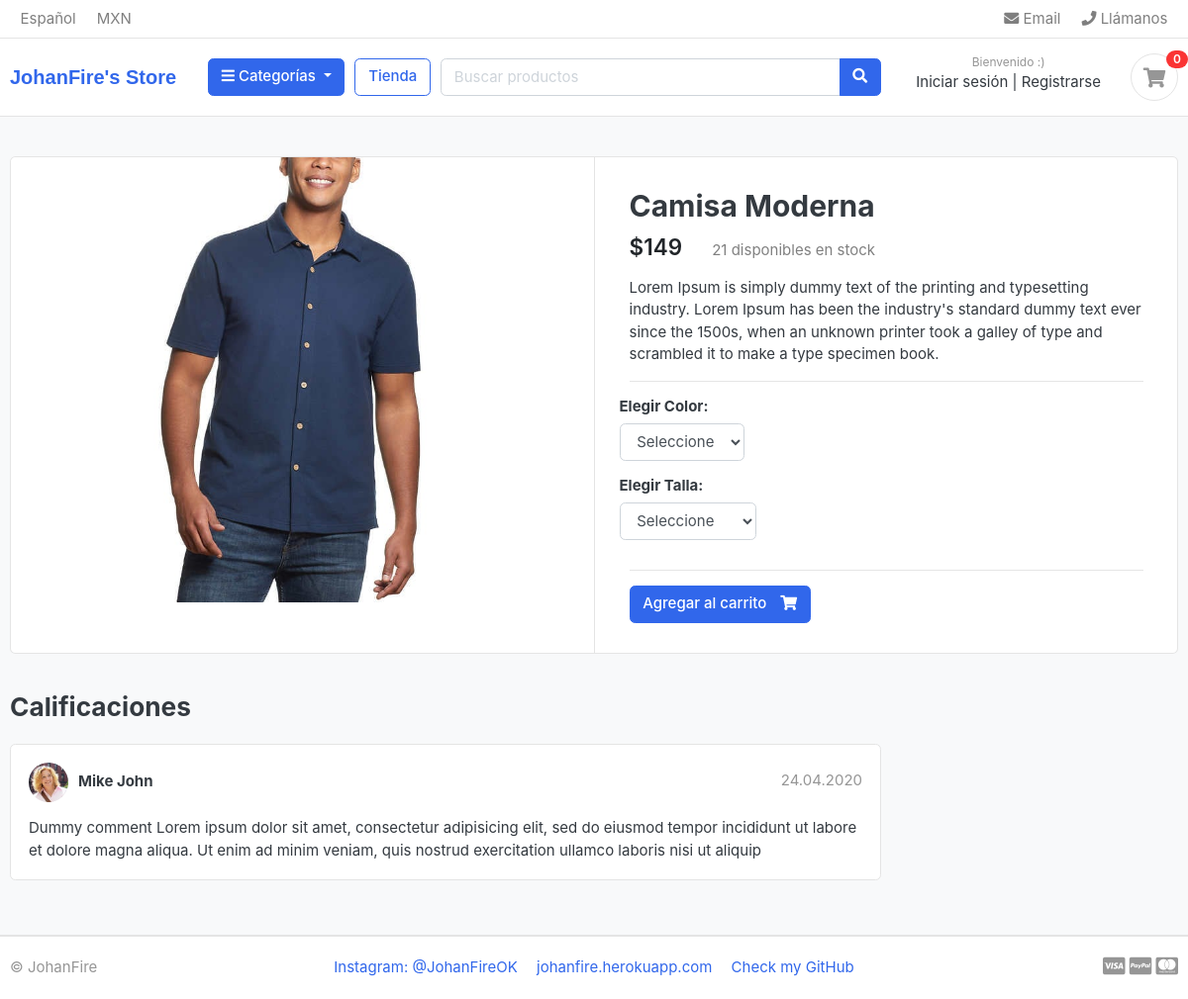
The app's page /store/category/ropa-de-verano/camisa-moderna/ with its own data.
### store/models.py (models this page shows, shortened)
class Product(models.Model):
    product_name = models.CharField(max_length=200, unique=True)
    slug = models.CharField(max_length=200, unique=True)
    description = models.TextField(max_length=500, blank=True)
    price = models.IntegerField()
    images = models.ImageField(upload_to='photos/products', blank=True)
    stock = models.IntegerField()
    is_available = models.BooleanField(default=True)
    category = models.ForeignKey(Category, on_delete=models.CASCADE) # ([relation with 'Category'], delete products related to this category)
    created_date = models.DateTimeField(auto_now_add = True)
    modified_date = models.DateTimeField(auto_now = True)

### store/views.py (the view)
# urls.py: path("category/<slug:category_slug>/<slug:product_slug>/", views.product_detail, name="product_detail"),
def product_detail(request, category_slug, product_slug):
    try:
        single_product = Product.objects.get(category__slug=category_slug, slug=product_slug) # "...__..." double line means to get the value of the field
        in_cart = CartItem.objects.filter(cart__cart_id=_cart_id(request), product=single_product).exists()
    except Exception as e:
        raise e
    context = {
        "single_product": single_product,
        "in_cart": in_cart,
    }
    return render(request, "store/product_detail.html", context)

### carts/context_processors.py (called while the page is built)
def cart_counter(request):
    cart_count = 0
    try:
        cart = Cart.objects.filter(cart_id = _cart_id(request))
        cart_items = CartItem.objects.all().filter(cart=cart[:1]) # :1 = will return only 1 element
        for cart_item in cart_items:
            cart_count += cart_item.quantity
    except Cart.DoesNotExist:
        cart_count = 0
    return dict(cart_count=cart_count)

### carts/views.py (called while the page is built)
def _cart_id(request):
    cart = request.session.session_key
    if not cart:
        cart = request.session.create()
    return cart

### category/context_processors.py (called while the page is built)
def menu_links(request):
    links = Category.objects.all()
    return dict(links=links)

### category/models.py (called while the page is built)
    def get_url(self):
        return reverse("products_by_category", args=[self.slug])

### store/models.py (called while the page is built)
    def colors(self):
        return super(VariationManager, self).filter(variation_category="color", is_active=True)

    def tallas(self):
        return super(VariationManager, self).filter(variation_category="talla", is_active=True)

### templates/store/product_detail.html (shortened to what this page needs)
{% extends 'base.html' %}
{% block content %}
<section class="section-content padding-y bg">
    <div class="container">
    <div class="card">
        <div class="row no-gutters">
            <aside class="col-md-6">
    <article class="gallery-wrap">
        <div class="img-big-wrap">
           <a href="#"><img src="{{ single_product.images.url }}"></a>
        </div>
    </article>
        </aside>
        <main class="col-md-6 border-left">
    <form action="{% url 'add_cart' single_product.id %}" method="post">
        <article class="content-body">
            <h2 class="title">{{ single_product.product_name }}</h2>
            <div class="mb-3">
                <var class="price h4">${{ single_product.price }}</var>
                {% if single_product.stock <= 0 %}
                    <var style="margin-left: 5%; color: gray;">No hay stock por el momento</var>
                {% else %}
                    <var style="margin-left: 5%; color: gray;">{{single_product.stock}} disponibles en stock </var>
                {% endif %}
            </div>
            <p>{{ single_product.description }}</p>
            <hr>
                <div class="row">
                    <div class="item-option-select">
                        <h6>Elegir Color:</h6>
                        <select name="color" class="form-control" required>
                            <option value="" disabled selected>Seleccione</option>
                        </select>
                    </div>
                </div>
                <div class="row">
                    <div class="item-option-select">
                        <h6>Elegir Talla:</h6>
                        <select name="talla" class="form-control" required>
                            <option value="" disabled selected>Seleccione</option>
                        </select>
                    </div>
                </div>
                <hr>
                {% if single_product.stock <= 0 %}
                    <a class="btn  btn-primary" style="background-color: gray;"> <span class="text">Producto fuera de stock</span></a>
                {% else %}
                    {% if in_cart %}
                        <a href="{% url 'cart' %}" class="btn  btn-success"> <span class="text">Producto agregado al carrito</span> <i class="fas fa-check"></i>  </a>
                        <a href="{% url 'cart' %}" class="btn  btn-outline-primary"> <span class="text">Ver carrito</span> <i class="fas fa-eye"></i>  </a>
                    {% else %}
                        <button type="submit" class="btn  btn-primary"> <span class="text">Agregar al carrito</span> <i class="fas fa-shopping-cart"></i>  </bu>
                    {% endif %}
                {% endif %}
        </article>
    </form>
            </main>
        </div>
    </div>
    <br>
    <div class="row">
                <div class="col-md-9">
        <header class="section-heading">
            <h3>Calificaciones</h3>
        </header>
        <article class="box mb-3">
            <div class="icontext w-100">
                <img src="./images/avatars/avatar1.jpg" class="img-xs icon rounded-circle">
                <div class="text">
                    <span class="date text-muted float-md-right">24.04.2020 </span>
                    <h6 class="mb-1">Mike John </h6>
                </div>
            </div>
            <div class="mt-3">
                <p>
                    Dummy comment Lorem ipsum dolor sit amet, consectetur adipisicing elit, sed do eiusmod
                    tempor incididunt ut labore et dolore magna aliqua. Ut enim ad minim veniam,
                    quis nostrud exercitation ullamco laboris nisi ut aliquip
                </p>
            </div>
        </article>
        </div>
    </div>
    </div>
    </section>
{% endblock %}

### static/css/ui.css (style rules this page uses)
html { font-family: "Inter", sans-serif; font-size: 15px; }
.content-body { flex: 1 1 auto; padding: 2rem 2.3rem; }
.img-xs, .img-sm, .img-md, .img-lg { -o-object-fit: cover; object-fit: cover; flex-shrink: 0; flex-grow: 0; }
.img-xs { width: 40px; height: 40px; }
.padding-y { padding-top: 40px; padding-bottom: 40px; }
var { font-style: normal; }
article:after, .form-group:after { display: block; clear: both; content: ""; }
.bg { background-color: #f8f9fa; }
.section-heading { margin-bottom: 20px; margin-top: 15px; }
p:last-child { margin-bottom: 0; }
.btn .text + i { margin-left: 10px; }
.icontext { display: inline-flex; align-items: center; vertical-align: middle; }
.icontext .text { width: 100%; line-height: 1.2; }
.icontext .icon { position: relative; margin-right: 10px; flex-shrink: 0; flex-grow: 0; }
.price { font-weight: 600; color: #212529; }
.box { padding: 18px; background: #fff; border-radius: 0.37rem; border: 1px solid #e4e4e4; }
.box img { max-width: 100%; }
.gallery-wrap .img-big-wrap { margin-bottom: 10px; border-radius: 0.37rem; overflow: hidden; background-color: #fff; }
.gallery-wrap .img-big-wrap a { text-align: center; display: block; }
.gallery-wrap .img-big-wrap img { height: 450px; width: auto; display: inline-block; }
.item-option-select { margin-bottom: 1rem; display: inline-block; margin-right: 15px; }

### records on screen
Product: images (picture), product_name "Camisa Moderna", price "149", stock "21", description "Lorem Ipsum is simply dummy text of the printing and typesetting industry. Lorem Ipsum has been the industry's standard dummy text ever since the 1500s, when an unknown printer took a galley of type and scrambled it to make a type specimen book."

### other values on screen
{{ cart_count }} "0"
